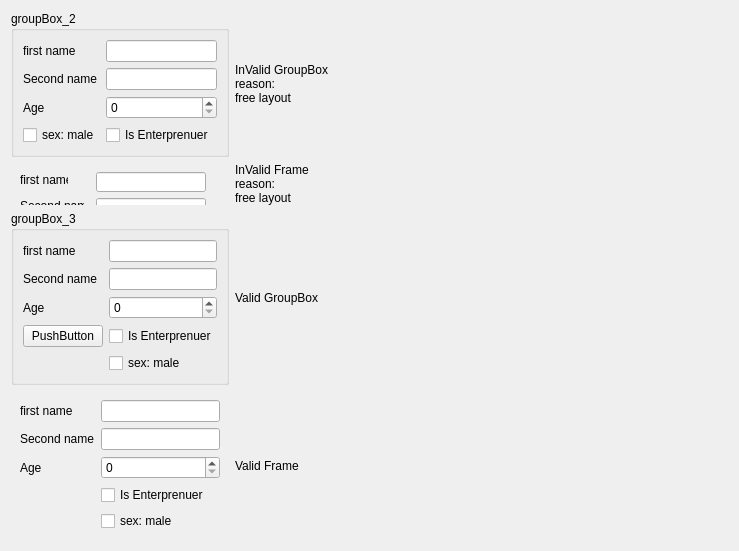
      <widget class="QWidget" name="tab_2">
       <attribute name="title">
        <string>GroupBox, Frame</string>
       </attribute>
       <layout class="QGridLayout" name="gridLayout_15">
        <item row="0" column="0">
         <widget class="QGroupBox" name="groupBox_2">
          <property name="title">
           <string>groupBox_2</string>
          </property>
          <layout class="QGridLayout" name="gridLayout_7">
           <item row="0" column="0">
            <widget class="QLabel" name="label_7">
             <property name="text">
              <string>first name</string>
             </property>
            </widget>
           </item>
           <item row="0" column="1">
            <widget class="QLineEdit" name="lineEdit_5"/>
           </item>
           <item row="1" column="0">
            <widget class="QLabel" name="label_8">
             <property name="text">
              <string>Second name</string>
             </property>
            </widget>
           </item>
           <item row="1" column="1">
            <widget class="QLineEdit" name="lineEdit_6"/>
           </item>
           <item row="2" column="0">
            <widget class="QLabel" name="label_9">
             <property name="text">
              <string>Age</string>
             </property>
            </widget>
           </item>
           <item row="2" column="1">
            <widget class="QSpinBox" name="spinBox_3"/>
           </item>
           <item row="3" column="0">
            <widget class="QCheckBox" name="checkBox_6">
             <property name="text">
              <string>sex: male</string>
             </property>
            </widget>
           </item>
           <item row="3" column="1">
            <widget class="QCheckBox" name="checkBox_7">
             <property name="text">
              <string>Is Enterprenuer</string>
             </property>
            </widget>
           </item>
          </layout>
         </widget>
        </item>
        <item row="1" column="0">
         <widget class="QFrame" name="frame_3">
          <widget class="QCheckBox" name="checkBox_8">
           <property name="geometry">
            <rect>
             <x>9</x>
             <y>87</y>
             <width>70</width>
             <height>18</height>
            </rect>
           </property>
           <property name="text">
            <string>sex: male</string>
           </property>
          </widget>
          <widget class="QLabel" name="label_10">
           <property name="geometry">
            <rect>
             <x>9</x>
             <y>9</y>
             <width>48</width>
             <height>16</height>
            </rect>
           </property>
           <property name="text">
            <string>first name</string>
           </property>
          </widget>
          <widget class="QLabel" name="label_11">
           <property name="geometry">
            <rect>
             <x>9</x>
             <y>61</y>
             <width>19</width>
             <height>16</height>
            </rect>
           </property>
           <property name="text">
            <string>Age</string>
           </property>
          </widget>
          <widget class="QLineEdit" name="lineEdit_7">
           <property name="geometry">
            <rect>
             <x>85</x>
             <y>35</y>
             <width>110</width>
             <height>20</height>
            </rect>
           </property>
          </widget>
          <widget class="QLineEdit" name="lineEdit_8">
           <property name="geometry">
            <rect>
             <x>85</x>
             <y>9</y>
             <width>110</width>
             <height>20</height>
            </rect>
           </property>
          </widget>
          <widget class="QSpinBox" name="spinBox_4">
           <property name="geometry">
            <rect>
             <x>85</x>
             <y>61</y>
             <width>37</width>
             <height>20</height>
            </rect>
           </property>
          </widget>
          <widget class="QCheckBox" name="checkBox_9">
           <property name="geometry">
            <rect>
             <x>85</x>
             <y>87</y>
             <width>100</width>
             <height>18</height>
            </rect>
           </property>
           <property name="text">
            <string>Is Enterprenuer</string>
           </property>
          </widget>
          <widget class="QLabel" name="label_12">
           <property name="geometry">
            <rect>
             <x>9</x>
             <y>35</y>
             <width>64</width>
             <height>16</height>
            </rect>
           </property>
           <property name="text">
            <string>Second name</string>
           </property>
          </widget>
         </widget>
        </item>
        <item row="2" column="0">
         <widget class="QGroupBox" name="groupBox_3">
          <property name="title">
           <string>groupBox_3</string>
          </property>
          <layout class="QGridLayout" name="gridLayout">
           <item row="0" column="0">
            <widget class="QLabel" name="label_14">
             <property name="text">
              <string>first name</string>
             </property>
            </widget>
           </item>
           <item row="0" column="1">
            <widget class="QLineEdit" name="lineEdit_10"/>
           </item>
           <item row="1" column="0">
            <widget class="QLabel" name="label_22">
             <property name="text">
              <string>Second name</string>
             </property>
            </widget>
           </item>
           <item row="1" column="1">
            <widget class="QLineEdit" name="lineEdit_9"/>
           </item>
           <item row="2" column="0">
            <widget class="QLabel" name="label_20">
             <property name="text">
              <string>Age</string>
             </property>
            </widget>
           </item>
           <item row="2" column="1">
            <widget class="QSpinBox" name="spinBox_6"/>
           </item>
           <item row="3" column="1">
            <widget class="QCheckBox" name="checkBox_13">
             <property name="text">
              <string>Is Enterprenuer</string>
             </property>
            </widget>
           </item>
           <item row="4" column="1">
            <widget class="QCheckBox" name="checkBox_12">
             <property name="text">
              <string>sex: male</string>
             </property>
            </widget>
           </item>
           <item row="3" column="0">
            <widget class="QPushButton" name="clickeme__">
             <property name="text">
              <string>PushButton</string>
             </property>
            </widget>
           </item>
          </layout>
         </widget>
        </item>
        <item row="3" column="0">
         <widget class="QFrame" name="frame_4">
          <layout class="QGridLayout" name="gridLayout_8">
           <item row="0" column="0">
            <widget class="QLabel" name="label_29">
             <property name="text">
              <string>first name</string>
             </property>
            </widget>
           </item>
           <item row="0" column="1">
            <widget class="QLineEdit" name="lineEdit_12"/>
           </item>
           <item row="1" column="0">
            <widget class="QLabel" name="label_33">
             <property name="text">
              <string>Second name</string>
             </property>
            </widget>
           </item>
           <item row="1" column="1">
            <widget class="QLineEdit" name="lineEdit_11"/>
           </item>
           <item row="2" column="0">
            <widget class="QLabel" name="label_31">
             <property name="text">
              <string>Age</string>
             </property>
            </widget>
           </item>
           <item row="2" column="1">
            <widget class="QSpinBox" name="spinBox_12"/>
           </item>
           <item row="3" column="1">
            <widget class="QCheckBox" name="checkBox_21">
             <property name="text">
              <string>Is Enterprenuer</string>
             </property>
            </widget>
           </item>
           <item row="4" column="1">
            <widget class="QCheckBox" name="checkBox_20">
             <property name="text">
              <string>sex: male</string>
             </property>
            </widget>
           </item>
          </layout>
         </widget>
        </item>
        <item row="0" column="1">
         <widget class="QLabel" name="label_15">
          <property name="text">
           <string>InValid GroupBox
reason:
free layout</string>
          </property>
         </widget>
        </item>
        <item row="1" column="1">
         <widget class="QLabel" name="label_16">
          <property name="text">
           <string>InValid Frame
reason:
free layout</string>
          </property>
         </widget>
        </item>
        <item row="2" column="1">
         <widget class="QLabel" name="label_40">
          <property name="text">
           <string>Valid GroupBox</string>
          </property>
         </widget>
        </item>
        <item row="3" column="1">
         <widget class="QLabel" name="label_43">
          <property name="text">
           <string>Valid Frame</string>
          </property>
         </widget>
        </item>
        <item row="0" column="2">
         <spacer name="horizontalSpacer_3">
          <property name="orientation">
           <enum>Qt::Horizontal</enum>
          </property>
          <property name="sizeHint" stdset="0">
           <size>
            <width>399</width>
            <height>20</height>
           </size>
          </property>
         </spacer>
        </item>
        <item row="3" column="2">
         <spacer name="horizontalSpacer_6">
          <property name="orientation">
           <enum>Qt::Horizontal</enum>
          </property>
          <property name="sizeHint" stdset="0">
           <size>
            <width>399</width>
            <height>20</height>
           </size>
          </property>
         </spacer>
        </item>
        <item row="2" column="2">
         <spacer name="horizontalSpacer_5">
          <property name="orientation">
           <enum>Qt::Horizontal</enum>
          </property>
          <property name="sizeHint" stdset="0">
           <size>
            <width>399</width>
            <height>20</height>
           </size>
          </property>
         </spacer>
        </item>
        <item row="1" column="2">
         <spacer name="horizontalSpacer_4">
          <property name="orientation">
           <enum>Qt::Horizontal</enum>
          </property>
          <property name="sizeHint" stdset="0">
           <size>
            <width>399</width>
            <height>20</height>
           </size>
          </property>
         </spacer>
        </item>
       </layout>
      </widget>
